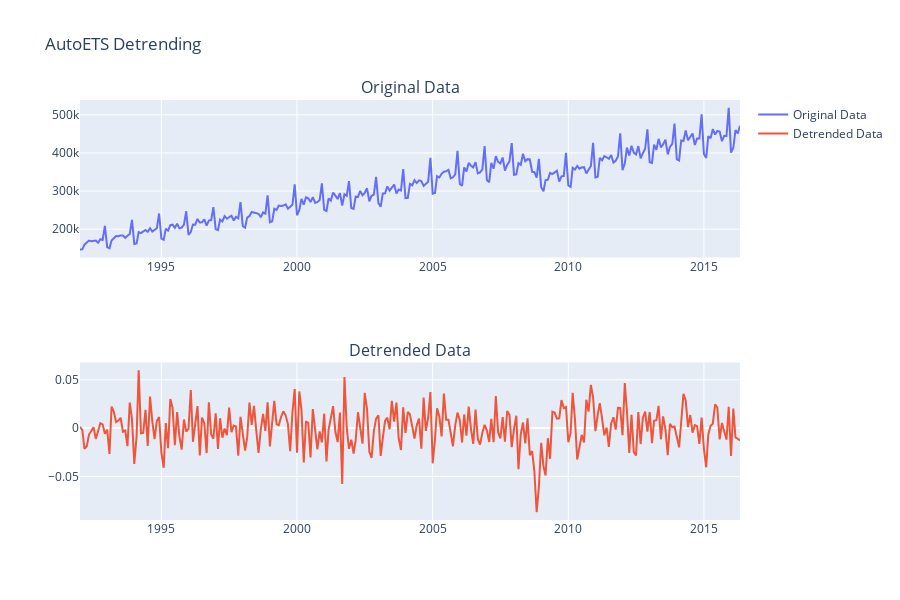

The notebook cell saved with this chart:
### Code cell
from statsforecast import StatsForecast
from statsforecast.models import AutoETS
import pandas as pd
import plotly.graph_objects as go
from plotly.subplots import make_subplots

# Загрузка данных о продажах
df = pd.read_csv('https://raw.githubusercontent.com/facebook/prophet/master/examples/example_retail_sales.csv')
df['ds'] = pd.to_datetime(df['ds'])
df['unique_id'] = 'StoreSales'  # Добавляем уникальный идентификатор для совместимости с StatsForecast

# Подгонка AutoETS модели
sf = StatsForecast(models=[AutoETS(season_length=12)], freq='MS')
fitted = sf.fit(df)

df['detrended_y'] = sf.fitted_[0,0].model_['residuals']

# Визуализация
fig = make_subplots(rows=2, cols=1, subplot_titles=["Original Data", "Detrended Data"])
fig.add_trace(go.Scatter(x=df['ds'], y=df['y'], mode='lines', name='Original Data'), row=1, col=1)
fig.add_trace(go.Scatter(x=df['ds'], y=df['detrended_y'], mode='lines', name='Detrended Data'), row=2, col=1)
fig.update_layout(height=600, title_text="AutoETS Detrending")
fig.show()

### Figure 1 — Plotly figure (JSON) as saved in the notebook; plotly's stock layout.template omitted (floating-point values rounded to 4 significant figures; data arrays with more than 128 entries replaced by an {"elided": "..."} marker saying what was removed)
{"data": [{"mode": "lines", "name": "Original Data", "type": "scatter", "x": {"elided": "293 str values"}, "xaxis": "x", "y": {"elided": "293 int values"}, "yaxis": "y"}, {"mode": "lines", "name": "Detrended Data", "type": "scatter", "x": {"elided": "293 str values"}, "xaxis": "x2", "y": {"elided": "293 float values"}, "yaxis": "y2"}], "layout": {"annotations": [{"font": {"size": 16}, "showarrow": false, "text": "Original Data", "x": 0.5, "xanchor": "center", "xref": "paper", "y": 1, "yanchor": "bottom", "yref": "paper"}, {"font": {"size": 16}, "showarrow": false, "text": "Detrended Data", "x": 0.5, "xanchor": "center", "xref": "paper", "y": 0.375, "yanchor": "bottom", "yref": "paper"}], "height": 600, "title": {"text": "AutoETS Detrending"}, "xaxis": {"anchor": "y", "domain": [0, 1]}, "xaxis2": {"anchor": "y2", "domain": [0, 1]}, "yaxis": {"anchor": "x", "domain": [0.625, 1]}, "yaxis2": {"anchor": "x2", "domain": [0, 0.375]}}}
